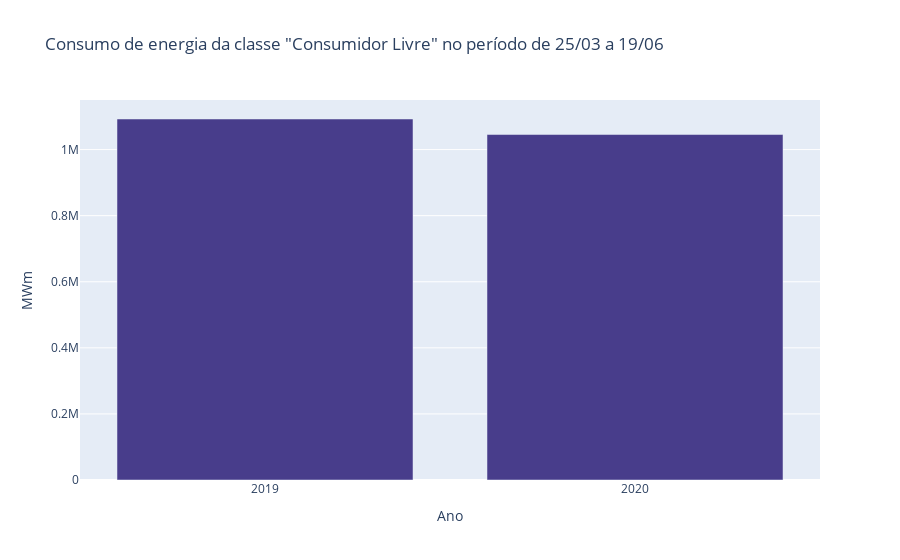

The cell this chart's notebook holds for it:
### Code cell
classe = pd.DataFrame({
    '2019' : consumo_classe_no_covid.loc['Consumidor Livre'],
    '2020' : consumo_classe_covid.loc['Consumidor Livre']
}).T

fig = px.bar(x=classe.index, y=classe['MWm'], color_discrete_sequence=['darkslateblue'],
    title='Consumo de energia da classe "Consumidor Livre" no período de 25/03 a 19/06',
    labels={'x': 'Ano', 'y':'MWm'})
fig.show()

### Figure 1 — Plotly figure (JSON) as saved in the notebook; plotly's stock layout.template omitted (floating-point values rounded to 4 significant figures)
{"data": [{"alignmentgroup": "True", "hovertemplate": "Ano=%{x}<br>MWm=%{y}<extra></extra>", "legendgroup": "", "marker": {"color": "darkslateblue", "pattern": {"shape": ""}}, "name": "", "offsetgroup": "", "orientation": "v", "showlegend": false, "textposition": "auto", "type": "bar", "x": ["2019", "2020"], "xaxis": "x", "y": [1093000.0, 1046000.0], "yaxis": "y"}], "layout": {"barmode": "relative", "legend": {"tracegroupgap": 0}, "title": {"text": "Consumo de energia da classe \"Consumidor Livre\" no período de 25/03 a 19/06"}, "xaxis": {"anchor": "y", "domain": [0, 1], "title": {"text": "Ano"}}, "yaxis": {"anchor": "x", "domain": [0, 1], "title": {"text": "MWm"}}}}
